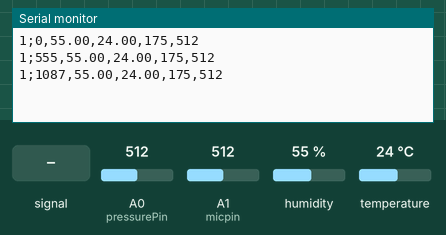
Recording of a sketch running on a simulated Arduino Uno, built with avr-gcc and run on an emulated ATmega328P. Shown: the last lines printed to the serial monitor. The test bench sets the inputs (shaded band); at power-on: humidity 55 %, A0 (pressurePin) = 512, A1 (micpin) = 512, temperature 24 °C.

Above: at 1.2 s.
1.3 s: A1 (micpin) fed a 200 Hz sine of ±81 counts around its level
At 2.0 s:
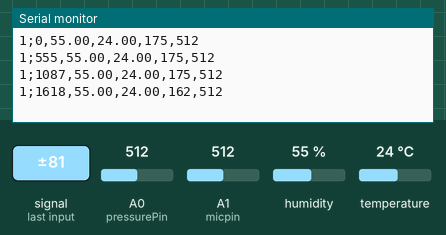
2.8 s: humidity set to 22 %
At 2.8 s:
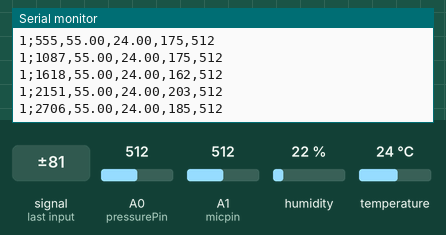
4.3 s: A0 (pressurePin) set to 716
At 4.8 s:
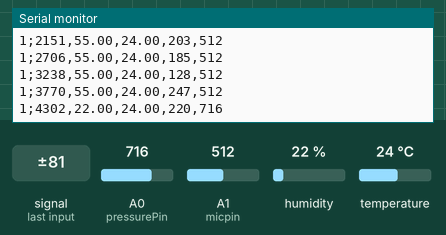
5.8 s: A1 (micpin) set to 716
At 6.4 s:
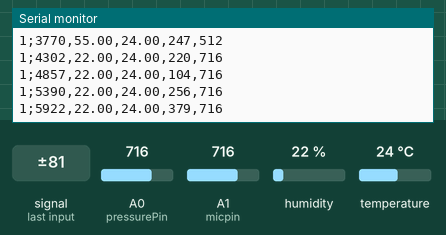
7.3 s: temperature set to 12 °C
At 8.5 s:
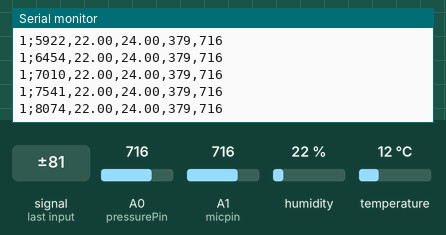
8.8 s: A1 (micpin) fed a 1000 Hz sine of ±255 counts around its level
At 9.6 s:
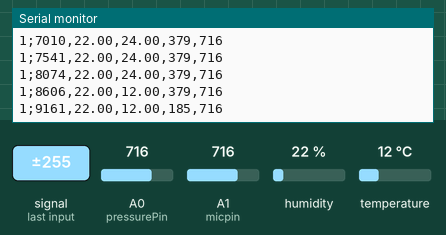
Timing chart, 0 to 11.8 s (numbered marks = the images above; inputs shaded):
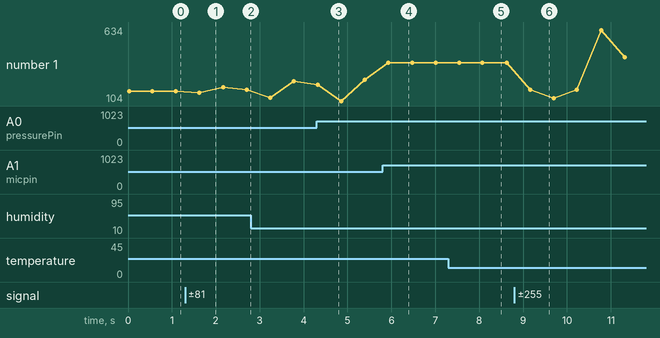

Measured:
- after the input at 1.3 s, the serial monitor: prints a new line after 0.32 s (image 1)
- after the input at 4.3 s, the serial monitor: prints a new line at once (image 3)
- after the input at 5.8 s, the serial monitor: prints a new line after 0.12 s (image 4)
- after the input at 8.8 s, the serial monitor: prints a new line after 0.36 s (image 6)
- plotted number 1: 175 → 185 after the input at 1.3 s, 256 → 379 after the input at 5.8 s, 379 → 598 after the input at 8.8 s

The sketch:

sensors.ino
```cpp
// temp&hum
#include "DHT.h"
#define DHTPIN 2
#define DHTTYPE DHT11
DHT dht(DHTPIN, DHTTYPE);

// mic
const int micpin = A1;
int mic;
const int baseline = 337;
int amplitude;

// pressure sensor
#define pressurePin A0


void setup() {
  Serial.begin(9600);
  dht.begin(); // initialize the sensor

}

void loop() {
  unsigned long currentTime = millis();
  int hive_id = 1;
  // read humidity
  float humi = dht.readHumidity();
  // read temperature as Celsius
  float tempC = dht.readTemperature();

// read microphone
  mic = analogRead(micpin);
  amplitude = abs(mic - baseline);

  // read pressure sensor
  int pressure = analogRead(pressurePin);

  // check if any reads failed
  if (isnan(humi) || isnan(tempC) || isnan(amplitude) || isnan(pressurePin)) {
    Serial.println("Failed to read from sensor(s)!");
  } else {
    Serial.print(hive_id);
    Serial.print(";");

    Serial.print(currentTime);
    Serial.print(",");

    Serial.print(humi);
    Serial.print(",");

    Serial.print(tempC);
    Serial.print(",");

    Serial.print(amplitude);
    Serial.print(",");

    int sensorValue1 = analogRead(pressurePin); // Read value from sensor 1
    delay(10); // Small delay for stability
    int sensorValue2 = analogRead(pressurePin);
    delay(10); // Small delay for stability
    int sensorValue3 = analogRead(pressurePin);
    delay(10); // Small delay for stability
    int sensorValue4 = analogRead(pressurePin);
    int averageValue = (sensorValue1 + sensorValue2+sensorValue3+sensorValue4) / 4;

    Serial.println(averageValue);
    delay(500); // every one second the new data will be stored
  }
}
```
